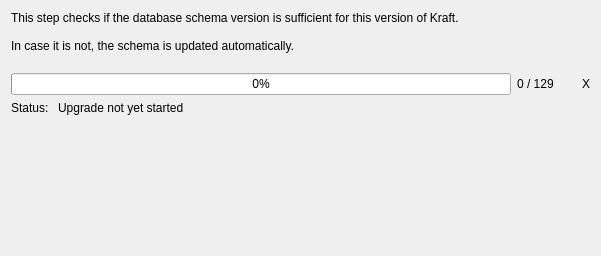
<?xml version="1.0" encoding="UTF-8"?>
<ui version="4.0">
 <class>upgradeDbForm</class>
 <widget class="QWidget" name="upgradeDbForm">
  <property name="geometry">
   <rect>
    <x>0</x>
    <y>0</y>
    <width>601</width>
    <height>256</height>
   </rect>
  </property>
  <layout class="QGridLayout" name="gridLayout_2">
   <item row="0" column="0">
    <layout class="QGridLayout" name="gridLayout">
     <item row="0" column="0">
      <widget class="QLabel" name="mUpgradeInfo">
       <property name="text">
        <string>This step checks if the database schema version is sufficient for this version of Kraft. 

In case it is not, the schema is updated automatically.
</string>
       </property>
       <property name="wordWrap">
        <bool>true</bool>
       </property>
      </widget>
     </item>
     <item row="1" column="0">
      <layout class="QHBoxLayout" name="horizontalLayout_2">
       <item>
        <widget class="QProgressBar" name="mUpgradeProgress">
         <property name="value">
          <number>0</number>
         </property>
         <property name="format">
          <string>%p%</string>
         </property>
        </widget>
       </item>
       <item>
        <widget class="QLabel" name="mUpgradeCounter">
         <property name="text">
          <string>0 / 129</string>
         </property>
        </widget>
       </item>
       <item>
        <widget class="QLabel" name="mCreateIcon">
         <property name="minimumSize">
          <size>
           <width>30</width>
           <height>0</height>
          </size>
         </property>
         <property name="text">
          <string>X</string>
         </property>
         <property name="alignment">
          <set>Qt::AlignRight|Qt::AlignTrailing|Qt::AlignVCenter</set>
         </property>
        </widget>
       </item>
      </layout>
     </item>
     <item row="2" column="0">
      <layout class="QHBoxLayout" name="horizontalLayout">
       <item>
        <widget class="QLabel" name="label_2">
         <property name="sizePolicy">
          <sizepolicy hsizetype="Maximum" vsizetype="Preferred">
           <horstretch>0</horstretch>
           <verstretch>0</verstretch>
          </sizepolicy>
         </property>
         <property name="text">
          <string>Status: </string>
         </property>
        </widget>
       </item>
       <item>
        <widget class="QLabel" name="mUpgradeStatus">
         <property name="text">
          <string>Upgrade not yet started</string>
         </property>
         <property name="wordWrap">
          <bool>true</bool>
         </property>
        </widget>
       </item>
      </layout>
     </item>
     <item row="3" column="0">
      <spacer name="verticalSpacer">
       <property name="orientation">
        <enum>Qt::Vertical</enum>
       </property>
       <property name="sizeHint" stdset="0">
        <size>
         <width>20</width>
         <height>101</height>
        </size>
       </property>
      </spacer>
     </item>
    </layout>
   </item>
  </layout>
 </widget>
 <resources/>
 <connections/>
</ui>
